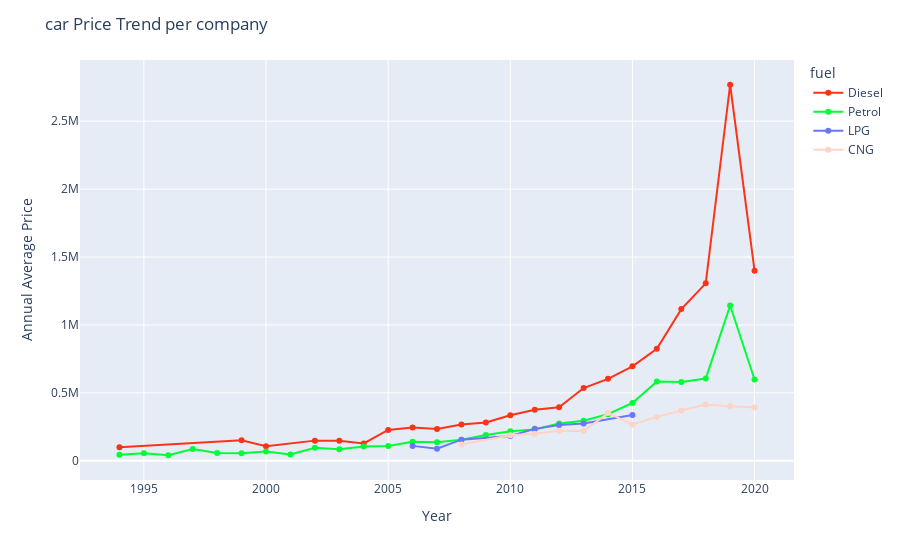

The notebook cell this image was saved under:
### Markdown cell above
Selling Price of cars by Delaership started showing up from around 2002 and was in similar line as that of Individual sellers but we saw a huge spike from around 2015, with the onset of many new esteemed dealership

### Code cell
price_bycompany = cars.groupby(['year', 'fuel'])['selling_price'].mean().reset_index(name ='selling_price').round(2)

fig = px.line(price_bycompany
                   ,x='year', y = "selling_price", 
                   color = "fuel", color_discrete_sequence=px.colors.qualitative.Light24)
fig.update_traces(mode='markers+lines')
fig.update_layout(
    title="car Price Trend per company",
    xaxis_title="Year",
    yaxis_title="Annual Average Price")
fig.show()

### Figure 1 — Plotly figure (JSON) as saved in the notebook; plotly's stock layout.template omitted (floating-point values rounded to 4 significant figures)
{"data": [{"hovertemplate": "fuel=Diesel<br>year=%{x}<br>selling_price=%{y}<extra></extra>", "legendgroup": "Diesel", "line": {"color": "#FD3216", "dash": "solid"}, "marker": {"symbol": "circle"}, "mode": "markers+lines", "name": "Diesel", "orientation": "v", "showlegend": true, "type": "scatter", "x": ["1994-01-01T00:00:00", "1999-01-01T00:00:00", "2000-01-01T00:00:00", "2002-01-01T00:00:00", "2003-01-01T00:00:00", "2004-01-01T00:00:00", "2005-01-01T00:00:00", "2006-01-01T00:00:00", "2007-01-01T00:00:00", "2008-01-01T00:00:00", "2009-01-01T00:00:00", "2010-01-01T00:00:00", "2011-01-01T00:00:00", "2012-01-01T00:00:00", "2013-01-01T00:00:00", "2014-01-01T00:00:00", "2015-01-01T00:00:00", "2016-01-01T00:00:00", "2017-01-01T00:00:00", "2018-01-01T00:00:00", "2019-01-01T00:00:00", "2020-01-01T00:00:00"], "xaxis": "x", "y": [99000, 151700.0, 106700.0, 148700.0, 147800, 128000, 227300.0, 245100.0, 233900.0, 267300.0, 281602, 335300.0, 375200.0, 394900.0, 535600.0, 603300.0, 695800.0, 825000.0, 1117000.0, 1307000.0, 2769000.0, 1400000.0], "yaxis": "y"}, {"hovertemplate": "fuel=Petrol<br>year=%{x}<br>selling_price=%{y}<extra></extra>", "legendgroup": "Petrol", "line": {"color": "#00FE35", "dash": "solid"}, "marker": {"symbol": "circle"}, "mode": "markers+lines", "name": "Petrol", "orientation": "v", "showlegend": true, "type": "scatter", "x": ["1994-01-01T00:00:00", "1995-01-01T00:00:00", "1996-01-01T00:00:00", "1997-01-01T00:00:00", "1998-01-01T00:00:00", "1999-01-01T00:00:00", "2000-01-01T00:00:00", "2001-01-01T00:00:00", "2002-01-01T00:00:00", "2003-01-01T00:00:00", "2004-01-01T00:00:00", "2005-01-01T00:00:00", "2006-01-01T00:00:00", "2007-01-01T00:00:00", "2008-01-01T00:00:00", "2009-01-01T00:00:00", "2010-01-01T00:00:00", "2011-01-01T00:00:00", "2012-01-01T00:00:00", "2013-01-01T00:00:00", "2014-01-01T00:00:00", "2015-01-01T00:00:00", "2016-01-01T00:00:00", "2017-01-01T00:00:00", "2018-01-01T00:00:00", "2019-01-01T00:00:00", "2020-01-01T00:00:00"], "xaxis": "x", "y": [45000, 55000, 41000, 86111, 57890.0, 56550.0, 68910.0, 46500, 95375, 84450.0, 104900.0, 109700.0, 139800.0, 136900.0, 155900.0, 189900.0, 217400.0, 230300.0, 275000.0, 295100.0, 343400.0, 425400.0, 583300.0, 580800.0, 606000.0, 1144000.0, 598800.0], "yaxis": "y"}, {"hovertemplate": "fuel=LPG<br>year=%{x}<br>selling_price=%{y}<extra></extra>", "legendgroup": "LPG", "line": {"color": "#6A76FC", "dash": "solid"}, "marker": {"symbol": "circle"}, "mode": "markers+lines", "name": "LPG", "orientation": "v", "showlegend": true, "type": "scatter", "x": ["2006-01-01T00:00:00", "2007-01-01T00:00:00", "2008-01-01T00:00:00", "2010-01-01T00:00:00", "2011-01-01T00:00:00", "2012-01-01T00:00:00", "2013-01-01T00:00:00", "2015-01-01T00:00:00"], "xaxis": "x", "y": [110000, 88750, 155700.0, 182800.0, 235250, 263800, 275000, 337500], "yaxis": "y"}, {"hovertemplate": "fuel=CNG<br>year=%{x}<br>selling_price=%{y}<extra></extra>", "legendgroup": "CNG", "line": {"color": "#FED4C4", "dash": "solid"}, "marker": {"symbol": "circle"}, "mode": "markers+lines", "name": "CNG", "orientation": "v", "showlegend": true, "type": "scatter", "x": ["2008-01-01T00:00:00", "2010-01-01T00:00:00", "2011-01-01T00:00:00", "2012-01-01T00:00:00", "2013-01-01T00:00:00", "2014-01-01T00:00:00", "2015-01-01T00:00:00", "2016-01-01T00:00:00", "2017-01-01T00:00:00", "2018-01-01T00:00:00", "2019-01-01T00:00:00", "2020-01-01T00:00:00"], "xaxis": "x", "y": [120000, 188300.0, 198500, 221400, 219700.0, 351250, 267500, 323300.0, 371100.0, 415000.0, 401700.0, 393000.0], "yaxis": "y"}], "layout": {"legend": {"title": {"text": "fuel"}, "tracegroupgap": 0}, "margin": {"t": 60}, "title": {"text": "car Price Trend per company"}, "xaxis": {"anchor": "y", "domain": [0, 1], "title": {"text": "Year"}}, "yaxis": {"anchor": "x", "domain": [0, 1], "title": {"text": "Annual Average Price"}}}}
